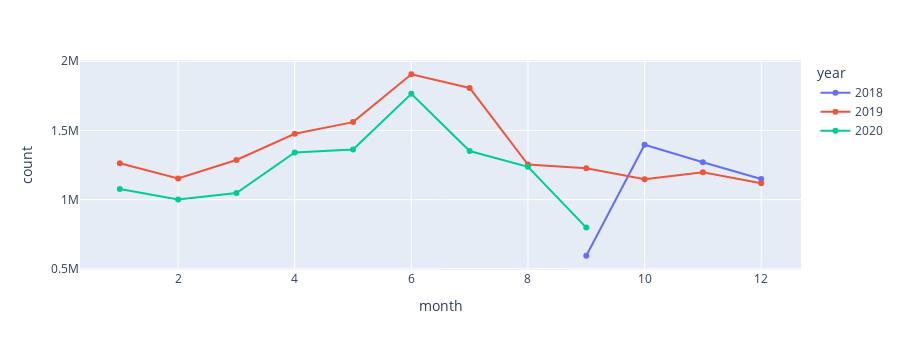

Write notebook code for a chart like this one.
### Markdown cell above
Spikes in daily sales is explained by the highly promoted sales events such as can be black friday types

### Code cell
df_temp = df_transaction.groupby(['year', 'month']).count()["article_id"].reset_index().rename(columns={"article_id": "count"})
px.line(df_temp, x="month", y="count", color='year', width=900, height=350, markers=True)

### Figure 1 — Plotly figure (JSON) as saved in the notebook; plotly's stock layout.template omitted (floating-point values rounded to 4 significant figures)
{"data": [{"hovertemplate": "year=2018<br>month=%{x}<br>count=%{y}<extra></extra>", "legendgroup": "2018", "line": {"color": "#636efa", "dash": "solid"}, "marker": {"symbol": "circle"}, "mode": "lines+markers", "name": "2018", "orientation": "v", "showlegend": true, "type": "scatter", "x": [9, 10, 11, 12], "xaxis": "x", "y": [594776, 1397040, 1270619, 1148827], "yaxis": "y"}, {"hovertemplate": "year=2019<br>month=%{x}<br>count=%{y}<extra></extra>", "legendgroup": "2019", "line": {"color": "#EF553B", "dash": "solid"}, "marker": {"symbol": "circle"}, "mode": "lines+markers", "name": "2019", "orientation": "v", "showlegend": true, "type": "scatter", "x": [1, 2, 3, 4, 5, 6, 7, 8, 9, 10, 11, 12], "xaxis": "x", "y": [1263471, 1152412, 1286750, 1476454, 1560319, 1906202, 1807494, 1253530, 1227178, 1146772, 1198033, 1118315], "yaxis": "y"}, {"hovertemplate": "year=2020<br>month=%{x}<br>count=%{y}<extra></extra>", "legendgroup": "2020", "line": {"color": "#00cc96", "dash": "solid"}, "marker": {"symbol": "circle"}, "mode": "lines+markers", "name": "2020", "orientation": "v", "showlegend": true, "type": "scatter", "x": [1, 2, 3, 4, 5, 6, 7, 8, 9], "xaxis": "x", "y": [1076354, 1001859, 1047752, 1340882, 1361815, 1764507, 1351502, 1237192, 798269], "yaxis": "y"}], "layout": {"height": 350, "legend": {"title": {"text": "year"}, "tracegroupgap": 0}, "margin": {"t": 60}, "width": 900, "xaxis": {"anchor": "y", "domain": [0, 1], "title": {"text": "month"}}, "yaxis": {"anchor": "x", "domain": [0, 1], "title": {"text": "count"}}}}
